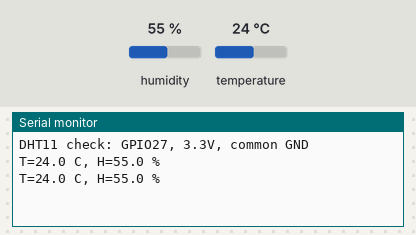
Recording of a sketch running on a simulated ESP32. Shown: the last lines printed to the serial monitor. Inputs (shaded band) come from the test bench; at power-on: humidity 55 %, temperature 24 °C.

Above: at 5.8 s.
5.9 s: humidity set to 22 %
At 8.5 s:
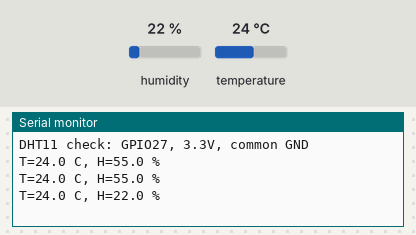
9.6 s: temperature set to 12 °C
At 10.4 s:
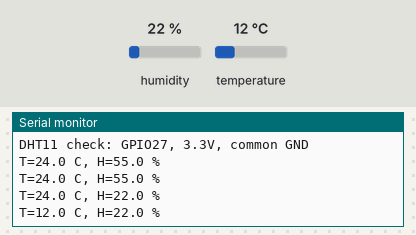
13.3 s: humidity set to 40 %
At 15.4 s:
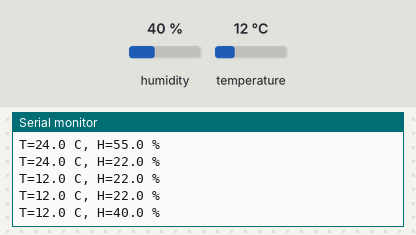
Timing chart, 0 to 16.9 s (numbered marks = the images above; inputs shaded):
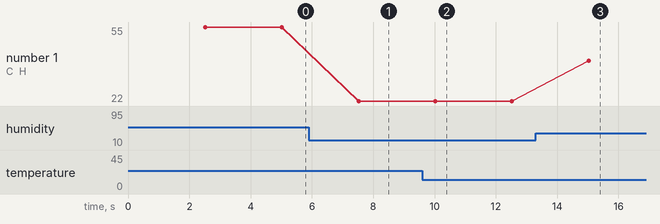

The sketch:

00_dht_check.ino
```cpp
#include <DHT.h>
#include <math.h>
DHT dht(27, DHT11);
unsigned long lastSample = 0;
void setup() {
  Serial.begin(115200);
  dht.begin();
  Serial.println("DHT11 check: GPIO27, 3.3V, common GND");
}
void loop() {
  if (millis() - lastSample < 2500) return;
  lastSample = millis();
  float t = dht.readTemperature();
  float h = dht.readHumidity();
  if (isnan(t) || isnan(h)) {
    Serial.println("FAIL: check DHT type, DATA, power and pull-up");
    return;
  }
  Serial.printf("T=%.1f C, H=%.1f %%\n", t, h);
}
```

Measured:
- after the input at 5.9 s, the serial monitor: prints a new line after 1.6 s (image 1)
- after the input at 9.6 s, the serial monitor: prints a new line after 0.42 s (image 2)
- after the input at 13.3 s, the serial monitor: prints a new line after 1.7 s (image 3)
- plotted number 1: 55 → 22 after the input at 5.9 s, 22 → 40 after the input at 13.3 s
